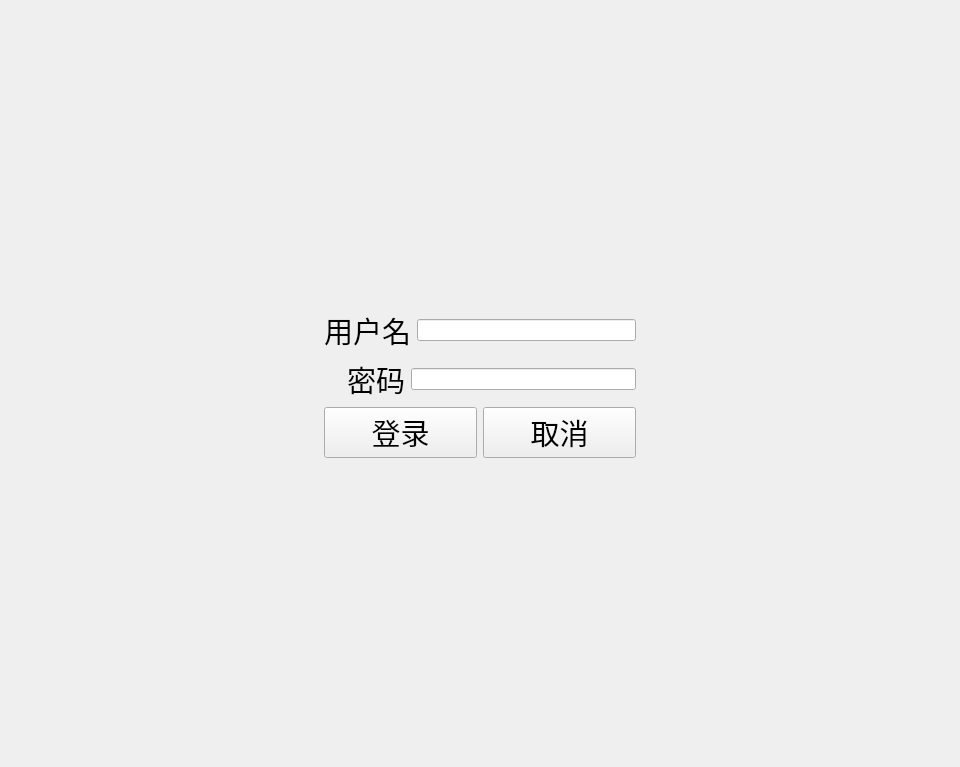
<?xml version="1.0" encoding="UTF-8"?>
<ui version="4.0">
 <class>Form</class>
 <widget class="QWidget" name="Form">
  <property name="geometry">
   <rect>
    <x>0</x>
    <y>0</y>
    <width>960</width>
    <height>767</height>
   </rect>
  </property>
  <property name="windowTitle">
   <string>Form</string>
  </property>
  <layout class="QHBoxLayout" name="horizontalLayout_5">
   <item>
    <layout class="QHBoxLayout" name="horizontalLayout_4">
     <item>
      <spacer name="horizontalSpacer">
       <property name="orientation">
        <enum>Qt::Horizontal</enum>
       </property>
       <property name="sizeHint" stdset="0">
        <size>
         <width>40</width>
         <height>20</height>
        </size>
       </property>
      </spacer>
     </item>
     <item>
      <layout class="QVBoxLayout" name="verticalLayout_2">
       <item>
        <spacer name="verticalSpacer">
         <property name="orientation">
          <enum>Qt::Vertical</enum>
         </property>
         <property name="sizeHint" stdset="0">
          <size>
           <width>20</width>
           <height>40</height>
          </size>
         </property>
        </spacer>
       </item>
       <item>
        <layout class="QVBoxLayout" name="verticalLayout">
         <item>
          <layout class="QHBoxLayout" name="horizontalLayout">
           <item>
            <widget class="QLabel" name="label">
             <property name="font">
              <font>
               <pointsize>22</pointsize>
              </font>
             </property>
             <property name="text">
              <string>用户名</string>
             </property>
            </widget>
           </item>
           <item>
            <widget class="QLineEdit" name="lineEdit"/>
           </item>
          </layout>
         </item>
         <item>
          <layout class="QHBoxLayout" name="horizontalLayout_2">
           <item>
            <widget class="QLabel" name="label_2">
             <property name="font">
              <font>
               <pointsize>22</pointsize>
              </font>
             </property>
             <property name="text">
              <string/>
             </property>
            </widget>
           </item>
           <item>
            <widget class="QLabel" name="label_3">
             <property name="font">
              <font>
               <pointsize>22</pointsize>
              </font>
             </property>
             <property name="text">
              <string>密码</string>
             </property>
            </widget>
           </item>
           <item>
            <widget class="QLineEdit" name="lineEdit_2"/>
           </item>
          </layout>
         </item>
         <item>
          <layout class="QHBoxLayout" name="horizontalLayout_3">
           <item>
            <widget class="QPushButton" name="pushButton">
             <property name="font">
              <font>
               <pointsize>22</pointsize>
              </font>
             </property>
             <property name="text">
              <string>登录</string>
             </property>
            </widget>
           </item>
           <item>
            <widget class="QPushButton" name="pushButton_2">
             <property name="font">
              <font>
               <pointsize>22</pointsize>
              </font>
             </property>
             <property name="text">
              <string>取消</string>
             </property>
            </widget>
           </item>
          </layout>
         </item>
        </layout>
       </item>
       <item>
        <spacer name="verticalSpacer_2">
         <property name="orientation">
          <enum>Qt::Vertical</enum>
         </property>
         <property name="sizeHint" stdset="0">
          <size>
           <width>20</width>
           <height>40</height>
          </size>
         </property>
        </spacer>
       </item>
      </layout>
     </item>
     <item>
      <spacer name="horizontalSpacer_2">
       <property name="orientation">
        <enum>Qt::Horizontal</enum>
       </property>
       <property name="sizeHint" stdset="0">
        <size>
         <width>40</width>
         <height>20</height>
        </size>
       </property>
      </spacer>
     </item>
    </layout>
   </item>
  </layout>
 </widget>
 <resources/>
 <connections/>
</ui>
